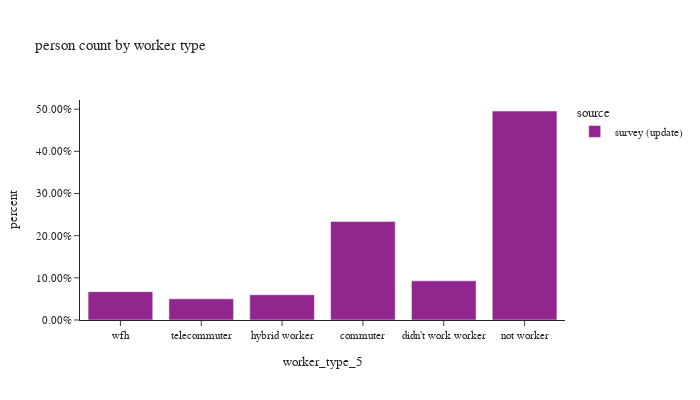

The notebook cell this image was saved under:
### Code cell
# worker counts by worker type
df_worker_count = survey_person_day.groupby(['source','worker_type_5'])['pdexpfac'].agg(sample_count='size', pdexpfac='sum').reset_index()
df_worker_count['percent'] = df_worker_count.groupby(['source'], group_keys=False)['pdexpfac']. \
    apply(lambda x: x / float(x.sum()))

fig = px.bar(df_worker_count, x="worker_type_5", y="percent", color='source',
             barmode="group",hover_data=['sample_count','pdexpfac'],
             category_orders={'worker_type_5': ["wfh","telecommuter","hybrid worker","commuter","didn't work worker","not worker"]},
             title="person count by worker type")
fig.update_layout(height=400, width=700, font=dict(size=11),
                  yaxis_tickformat = '.2%')
fig.show()

### Figure 1 — Plotly figure (JSON) as saved in the notebook; plotly's stock layout.template omitted (floating-point values rounded to 4 significant figures)
{"data": [{"alignmentgroup": "True", "customdata": [[1318.0, 793800.0], [477.0, 315100.0], [426.0, 203300.0], [3168.0, 1682000.0], [577.0, 170500.0], [769.0, 228300.0]], "hovertemplate": "source=survey (update)<br>worker_type_5=%{x}<br>percent=%{y}<br>sample_count=%{customdata[0]}<br>pdexpfac=%{customdata[1]}<extra></extra>", "legendgroup": "survey (update)", "marker": {"color": "#91268F", "pattern": {"shape": ""}}, "name": "survey (update)", "offsetgroup": "survey (update)", "orientation": "v", "showlegend": true, "textposition": "auto", "type": "bar", "x": ["commuter", "didn't work worker", "hybrid worker", "not worker", "telecommuter", "wfh"], "xaxis": "x", "y": [0.2339, 0.09287, 0.05992, 0.4958, 0.05025, 0.06727], "yaxis": "y"}], "layout": {"barmode": "group", "font": {"size": 11}, "height": 400, "legend": {"title": {"text": "source"}, "tracegroupgap": 0}, "title": {"text": "person count by worker type"}, "width": 700, "xaxis": {"anchor": "y", "categoryarray": ["wfh", "telecommuter", "hybrid worker", "commuter", "didn't work worker", "not worker"], "categoryorder": "array", "domain": [0.0, 1.0], "title": {"text": "worker_type_5"}}, "yaxis": {"anchor": "x", "domain": [0.0, 1.0], "tickformat": ".2%", "title": {"text": "percent"}}}}
